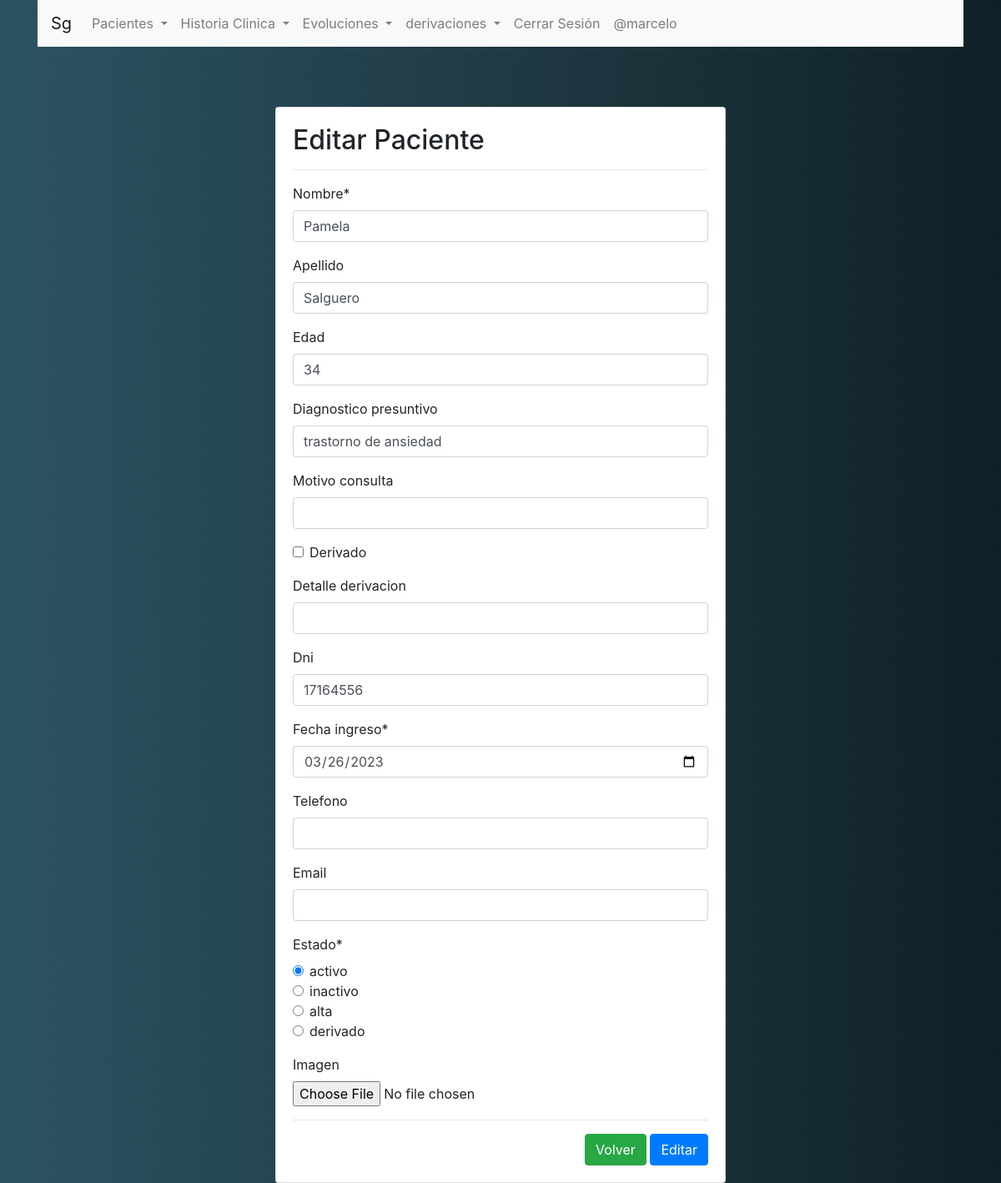
The page /modificar-paciente/3/ (signed in) on the database its author committed.
### gestion/models.py (models this page shows, shortened)
class paciente(models.Model):
    nombre = models.CharField(max_length=100)
    apellido = models.CharField(max_length=100, blank=True)
    edad = models.IntegerField(blank=True)
    diagnostico_presuntivo = models.CharField(max_length=200, blank=True)
    motivo_consulta = models.CharField(max_length=200, blank=True)
    derivado = models.BooleanField(default=False)
    detalle_derivacion = models.CharField(max_length=200, blank=True)
    dni = models.CharField(max_length=100, blank=True)
    fecha_ingreso = models.DateField(blank=True, null=True)
    telefono = models.CharField(max_length=100, blank=True)
    email = models.EmailField(blank=True)
    estado = models.CharField(blank=True, null=True)
    estado_choices = (
        ('activo', 'activo'),
        ('inactivo', 'inactivo'),
        ('alta', 'alta'),
        ('derivado', 'derivado')
    )
    estado = models.CharField(
        max_length=20, choices=estado_choices, default='activo')
    imagen = models.ImageField(upload_to='pacientes', blank=True)

### gestion/views.py (the view, shortened to what this page needs)
# urls.py: path('modificar-paciente/<id>/', modificar_paciente, name='modificar_paciente'),
@permission_required('api.change_paciente')
def modificar_paciente(request, id):
    pelotudo = get_object_or_404(paciente, id=id)
    data = {
        'form': pacienteForm(instance=pelotudo)
    }
    return render(request, 'gestion/paciente/modificar.html', data)

### gestion/forms.py
class pacienteForm(forms.ModelForm):
    estado_choices = (
        ('activo', 'activo'),
        ('inactivo', 'inactivo'),
        ('alta', 'alta'),
        ('derivado', 'derivado')
    )
    estado = forms.ChoiceField(
        choices=estado_choices, widget=forms.RadioSelect())
    fecha_ingreso = forms.DateField(widget=forms.DateInput(attrs={'type': 'date'}))
    class Meta:
        model = paciente
        fields = '__all__'

### gestion/templates/gestion/paciente/modificar.html (shortened to what this page needs)
{% extends "gestion/layout.html" %} {% block body %} {% load crispy_forms_tags%}
<br /><br />
<div class="row">
  <div class="col-12 col-md-6 offset-md-3">
    <div class="card">
      <div class="card-body">
        <h2>Editar Paciente</h2>
        <hr />
        <form action="" method="post" enctype="multipart/form-data">
          {% csrf_token %} {{form | crispy}}
          <hr />
          <div class="d-flex justify-content-end">
            <a
              class="btn btn-success"
              href="{% url 'gestion:listar_pacientes' %}"
              >Volver</a
            >
            <input type="submit" value="Editar" class="btn btn-primary" />
          </div>
        </form>
      </div>
    </div>
  </div>
</div>
{% endblock %}

### gestion/templates/gestion/layout.html (shortened to what this page needs)
{% load static %}
<!DOCTYPE html>
<html lang="en">
  <head>
    <link
      rel="stylesheet"
      href="https://cdn.jsdelivr.net/npm/bootstrap@4.6.1/dist/css/bootstrap.min.css"
    />
  </head>
  <body style="background: #0F2027;
  background: -webkit-linear-gradient(to right, #2C5364, #203A43, #0F2027);
  background: linear-gradient(to right, #2C5364, #203A43, #0F2027);">
    <div class="container">
    <nav class="navbar navbar-expand-lg navbar-light bg-light">
      <a class="navbar-brand" href="{% url 'gestion:index' %}">Sg</a>
      <div class="collapse navbar-collapse" id="navbarSupportedContent">
        <ul class="navbar-nav mr-auto">
          <li class="nav-item dropdown">
            <a
              class="nav-link dropdown-toggle"
              href="#"
              id="navbarDropdown"
              role="button"
              data-toggle="dropdown"
              aria-expanded="false"
            >
              Pacientes
            </a>
          </li>
          <li class="nav-item dropdown">
            <a
              class="nav-link dropdown-toggle"
              href="#"
              id="navbarDropdown"
              role="button"
              data-toggle="dropdown"
              aria-haspopup="true"
              aria-expanded="false"
            >
              Historia Clinica
            </a>
          </li>
          <li class="nav-item dropdown">
            <a
              class="nav-link dropdown-toggle"
              href="#"
              id="navbarDropdown"
              role="button"
              data-toggle="dropdown"
              aria-haspopup="true"
              aria-expanded="false"
            >
              Evoluciones
            </a>
          </li>
          <li class="nav-item dropdown">
            <a
              class="nav-link dropdown-toggle"
              href="#"
              id="navbarDropdown"
              role="button"
              data-toggle="dropdown"
              aria-haspopup="true"
              aria-expanded="false"
            >
              derivaciones
            </a>
          </li>
          {% if user.is_authenticated %}
              <li class="nav-item">
                <a class="nav-link" href="{% url 'logout' %}">Cerrar Sesión</a>
              </li>
              <li class="nav-item">
                <a class="nav-link" href="#">@{{user.username}}</a>
              </li class="nav-item">
              {% endif %}
        </ul>
      </div>
    </nav>
  </div>
    <br />
    <div class="container">{% block body %} {% endblock %}</div>
  </body>
</html>

### rows shown on the page
paciente: nombre "Pamela", apellido "Salguero", edad "34", diagnostico_presuntivo "trastorno de ansiedad", dni "17164556", fecha_ingreso "03/26/2023", estado "☑ activo ☐ inactivo ☐ alta ☐ derivado"

### other values the page prints
{{ user.username }} "marcelo"
